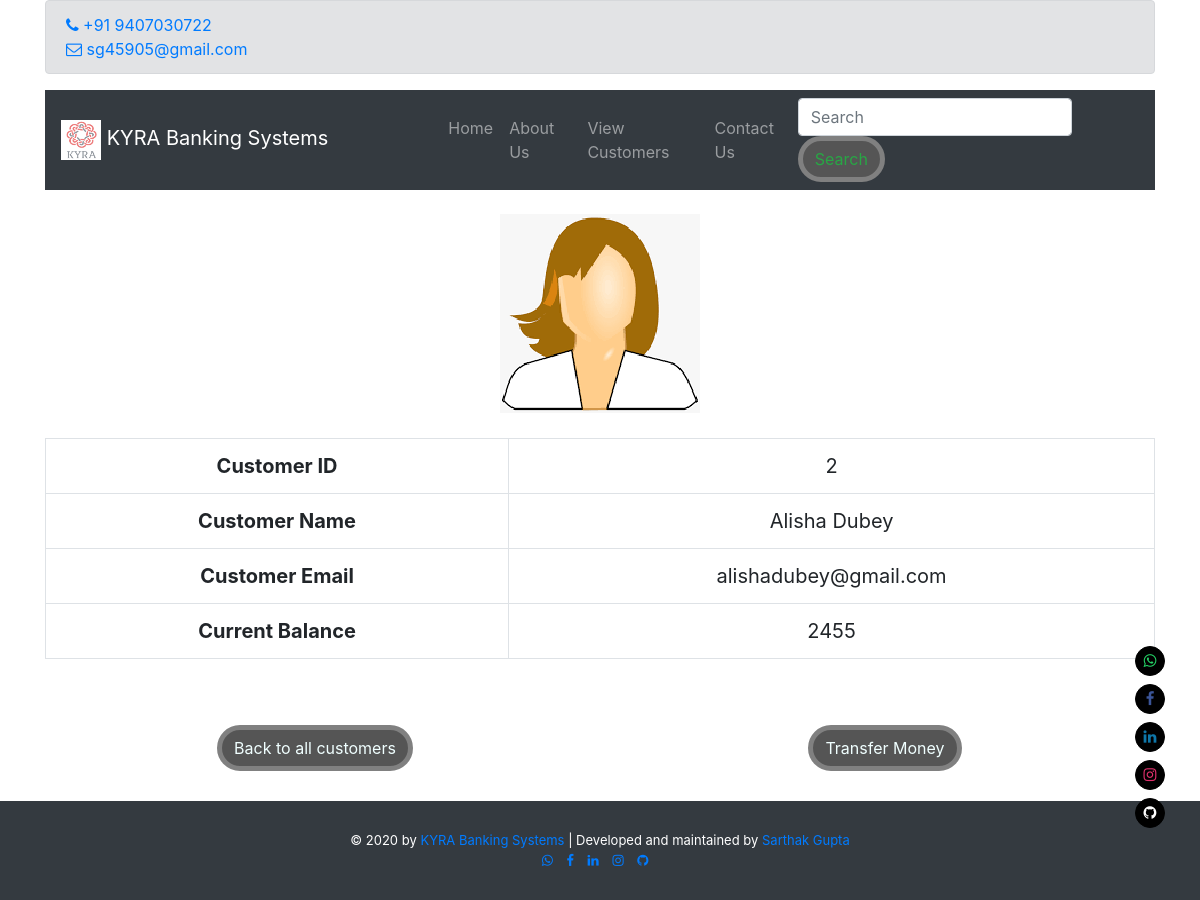
Screenshot of /details.php?customer_id=2 with the database file from the repository.
### tables this page shows
CREATE TABLE `customers` (
  `customer_id` int(11) NOT NULL,
  `customer_name` text NOT NULL,
  `customer_email` text NOT NULL,
  `current_balance` int(11) NOT NULL,
  `customer_image` text NOT NULL
);

### details.php (the view, shortened to what this page needs)
<!DOCTYPE html>
<?php
    include("functions.php");
?>
<html lang="en">
    <head>
        <link rel="stylesheet" href="https://stackpath.bootstrapcdn.com/bootstrap/4.5.1/css/bootstrap.min.css">
        <link rel="stylesheet" href="https://stackpath.bootstrapcdn.com/font-awesome/4.7.0/css/font-awesome.min.css">
        <link rel="stylesheet" href="style.css" media="all">
    </head>
    <body>
        <div class="container">
            <div class="alert alert-secondary" role="alert">
                <li style="list-style-type: none;">
                    <a style="padding-right: 10px; text-decoration: none;" href="tel:+919407030722" target="_blank">
                        <i class="fa fa-phone"></i> +91 9407030722
                    </a>
                </li>
                <li style="list-style-type: none;">
                    <a style="padding-right: 10px; text-decoration: none;" href="mailto:sg45905@gmail.com" target="_blank">
                        <i class="fa fa-envelope-o"></i> sg45905@gmail.com
                    </a>
                </li>
            </div>
            <nav class="navbar navbar-expand-lg navbar-dark bg-dark">
                <a class="navbar-brand pr-0 pr-sm-5" href="index.php">
                    <img src="images/logo.png" height="40px" width="40px">
                    KYRA Banking Systems
                </a>
                <div class="collapse navbar-collapse" id="navbarSupportedContent">
                    <ul class="navbar-nav mr-auto pl-0 pl-sm-5">
                        <li class="nav-item">
                            <a class="nav-link" href="index.php">Home</a>
                        </li>
                        <li class="nav-item">
                            <a class="nav-link" href="about.php">About Us</a>
                        </li>
                        <li class="nav-item">
                            <a class="nav-link" href="customer.php">View Customers</a>
                        </li>
                        <li class="nav-item">
                            <a class="nav-link" href="contact.php">Contact Us</a>
                        </li>
                    </ul>
                    <form class="form-inline my-2 my-lg-0" method="get" action="results.php" enctype="multipart/form-data">
                        <input class="form-control mr-sm-2" type="text" placeholder="Search" aria-label="Search" name="user_query">
                        <button class="btn btn-outline-success my-2 my-sm-0" type="submit">Search</button>
                    </form>
                </div>
            </nav>
        </div>
        <br>
        <div class="container">
            <?php
                if(isset($_GET['customer_id'])) {
                    $c_id = $_GET['customer_id'];
                    $get_customers = "select * from customers where customer_id='$c_id'";
                    $run_customers = mysqli_query($con, $get_customers);
                    while ($row_customers = mysqli_fetch_array($run_customers)) {
                        $customer_id = $row_customers['customer_id'];
                        $customer_name = $row_customers['customer_name'];
                        $customer_email = $row_customers['customer_email'];
                        $current_balance = $row_customers['current_balance'];
                        $customer_image = $row_customers['customer_image'];
                        echo "
                            <center>
                                <img src='images/customers/$customer_image'>
                            </center>
                            <br>
                            <table class='table table-bordered' style='text-align: center; font-size: 20px;'>
                                <tr>
                                    <th scope='col'>Customer ID</th>
                                    <td>$customer_id</td>
                                </tr>
                                <tr>
                                    <th scope='col'>Customer Name</th>
                                    <td>$customer_name</td>
                                </tr>
                                <tr>
                                    <th scope='col'>Customer Email</th>
                                    <td>$customer_email</td>
                                </tr>
                                <tr>
                                    <th scope='col'>Current Balance</th>
                                    <td>$current_balance</td>
                                </tr>
                            </table>
                            <div class='row'>
                                <div class='col-6'>
                                    <center>
                                        <button class='btn'>
                                            <a href='Customer.php' style='text-decoration: none; color: #f0ffff;'>Back to all customers</a>
                                        </button>
                                    </center>
                                </div>
                                <div class='col-6'>
                                    <center>
                                        <button class='btn'>
                                            <a href='transfer.php?customer_id=$c_id' style='text-decoration: none; color: #f0ffff;'>Transfer Money</a>
                                        </button>
                                    </center>
                                </div>
                            </div>
                        ";
                    }
                }
            ?>
        </div>
        <div class="site-social-float">
            <a class="attesa-social" href="https://wa.me/919407030722" target="_blank" rel="noopener" title="Whatsapp">
                <i class="fa fa-whatsapp" style="color: #25d366">
                </i>
            </a>
            <a class="attesa-social" href="https://www.facebook.com/sg45905" target="_blank" rel="noopener" title="Facebook">
                <i class="fa fa-facebook" style="color: #3b5598">
                </i>
            </a>
            <a class="attesa-social" href="https://www.linkedin.com/in/sg45905/" target="_blank" rel="noopener" title="LinkedIn">
                <i class="fa fa-linkedin" style="color: #0e76a8;">
                </i>
            </a>
            <a class="attesa-social" href="https://www.instagram.com/sg.2906" target="_blank" rel="noopener" title="Instagram">
                <i class="fa fa-instagram" style="color: #e1306c">
                </i>
            </a>
            <a class="attesa-social" href="https://github.com/sg45905" target="_blank" rel="noopener" title="Github">
                <i class="fa fa-github" style="color: white">
                </i>
            </a>
        </div>
        <div class="text-center bg-dark footer">
            &copy; 2020 by <a href="index.html">KYRA Banking Systems</a> | Developed and maintained by <a href="https://sg45905.github.io" target="_blank">Sarthak Gupta</a>
            <br>
            <a style="padding-right: 10px;" href="https://wa.me/919407030722" target="_blank">
                <i class="fa fa-whatsapp"></i>
            </a>
            <a style="padding-right: 10px;" href="https://facebook.com/sg45905" target="_blank">
                <i class="fa fa-facebook"></i>
            </a>
            <a style="padding-right: 10px;" href="https://linkedin.com/in/sg45905" target="_blank">
                <i class="fa fa-linkedin"></i>
            </a>
            <a style="padding-right: 10px;" href="https://instagram.com/sg.2906" target="_blank">
                <i class="fa fa-instagram"></i>
            </a>
            <a style="padding-right: 10px;" href="https://github.com/sg45905" target="_blank">
                <i class="fa fa-github"></i>
            </a>
        </div>
    </body>
</html>

### style.css (style rules this page uses)
html { scroll-behavior: smooth; }
.footer { margin-top: 30px; padding: 30px; color: white; font-size: small; }
.footer a { text-decoration: none; }
.btn { text-align: center; margin-top: 50px; border: 5px solid gray; border-radius: 30px; background-color: #555; }
.site-social-float { position: fixed; bottom: 4em; z-index: 999; opacity: 1; -webkit-transition: all .3s ease-in-out; -moz-transition: all .3s ease-in-out; transition: all .3s ease-in-out; right: 35px; }
.site-social-float a { border-color: black; display: block; width: 30px; height: 30px; font-size: 15px; text-align: center; line-height: 28px; margin: 8px 0; border-width: 1px; border-style: solid; -webkit-transition: #ececec .3s ease-in-out; -moz-transition: #ececec .3s ease-in-out; transition: #ececec .3s ease-in-out; border-radius: 50%; background: black; }

### rows the page displays
customers: customer_image (picture), customer_id "2", customer_name "Alisha Dubey", customer_email "alishadubey@gmail.com", current_balance "2455"
